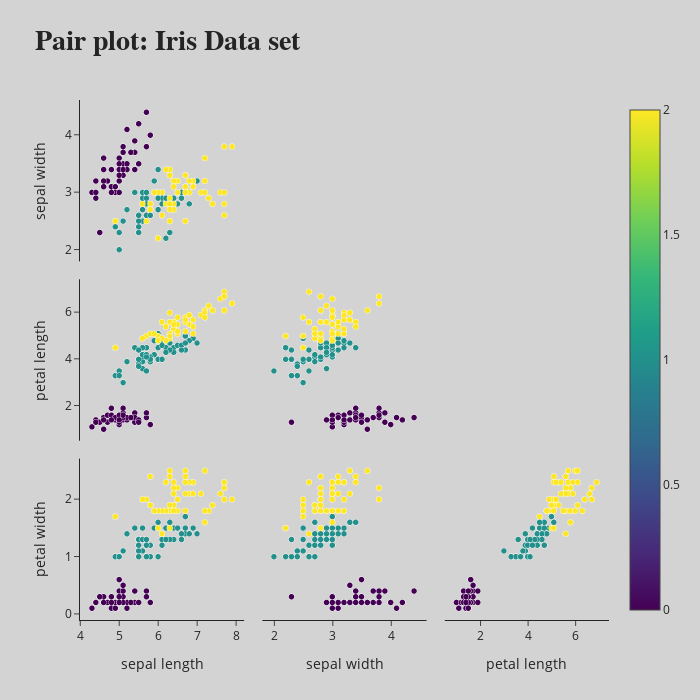

Notebook cell for this chart:
### Code cell
index_vals = df['Species'].astype('category').cat.codes

fig = go.Figure(data=go.Splom(
                dimensions=[dict(label='sepal length',
                                 values=df['SepalLengthCm']),
                            dict(label='sepal width',
                                 values=df['SepalWidthCm']),
                            dict(label='petal length',
                                 values=df['PetalLengthCm']),
                            dict(label='petal width',
                                 values=df['PetalWidthCm'])],
                showupperhalf=False,
                diagonal=dict(visible=False),
                text=df['Species'],
                marker=dict(color=index_vals,
                            showscale=True, 
                            line_color='white', 
                            line_width=0.5
                           )
))

fig.update_layout(title="<b>Pair plot: Iris Data set<b>",
                  titlefont={'size': 28, 'family':'Courier New'},
                  template='simple_white',
                  paper_bgcolor='lightgray',
                  plot_bgcolor='lightgray',
                  width=700,
                  height=700,)

fig.show()

### Figure 1 — Plotly figure (JSON) as saved in the notebook; plotly's stock layout.template omitted (floating-point values rounded to 4 significant figures; data arrays with more than 128 entries replaced by an {"elided": "..."} marker saying what was removed)
{"data": [{"diagonal": {"visible": false}, "dimensions": [{"label": "sepal length", "values": {"elided": "150 float values"}}, {"label": "sepal width", "values": {"elided": "150 float values"}}, {"label": "petal length", "values": {"elided": "150 float values"}}, {"label": "petal width", "values": {"elided": "150 float values"}}], "marker": {"color": {"elided": "150 int values"}, "line": {"color": "white", "width": 0.5}, "showscale": true}, "showupperhalf": false, "text": {"elided": "150 int values"}, "type": "splom"}], "layout": {"height": 700, "paper_bgcolor": "lightgray", "plot_bgcolor": "lightgray", "title": {"font": {"family": "Courier New", "size": 28}, "text": "<b>Pair plot: Iris Data set<b>"}, "width": 700, "xaxis": {"autorange": true, "range": [3.992, 8.208], "type": "linear"}, "xaxis2": {"autorange": true, "range": [1.795, 4.605], "type": "linear"}, "xaxis3": {"autorange": true, "range": [0.4959, 7.404], "type": "linear"}, "yaxis2": {"autorange": true, "range": [1.794, 4.606], "type": "linear"}, "yaxis3": {"autorange": true, "range": [0.4937, 7.406], "type": "linear"}, "yaxis4": {"autorange": true, "range": [-0.1059, 2.706], "type": "linear"}}}
